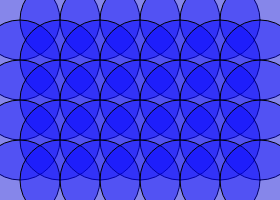
Frame 1 (no input)
Frame 60 (no input): identical to frame 1, image omitted
Frame 120 (the mouse pressed at the canvas centre since frame 60): identical to frame 1, image omitted

The p5.js sketch that drew this single still picture (run headless with seeded random() and noise() and a simulated clock; from frame 60 on, the mouse is pressed at the canvas centre):

// p5.js sketch
// ── sketch.js
// The two loops in this example draw a grid of circles
// The user can change the colour of circles with keyboard
let spacing;
let circleColor;
let circleSize;
let shape;

function setup(){
  createCanvas(280, 200);
  background(220);
  rectMode(CENTER);

  shape = 'circle';
  spacing = width / 7;

  // By default, circles will be blue
  circleColor = color(0, 0, 255, 100);

  // By default circle size will be twice spacing.
  circleSize = spacing * 2;
}

function draw(){
  background(220);
  
  // Fill with the current circle colour, this will
  // change in the keyboard handler below.
  fill(circleColor);

  for(let y = spacing / 2; y < height; y += spacing){
    // Log to the console so we can see how it works
    //console.log("Drawing a row with y = ", y);

    for(let x = spacing / 2; x < width; x += spacing){
      // Log to the console so we can see how it works
      //console.log("Drawing a circle with x = ", x);

      if (shape == 'circle'){
        circle(x, y, circleSize)
      } else {
        square(x, y, circleSize)
      }
    }
  }
}

// When the user presses, r, g, b keys, change circle color
function keyTyped(){
  if (key == 'r'){
    circleColor = color(255, 0, 0, 100);
  } else if (key == 'g'){
    circleColor = color(0, 255, 0, 100);
  } else if (key == 'b'){
    circleColor = color(0, 0, 255, 100);
  } else if (key == '+'){
    circleSize += 1;
  } else if (key == '-'){
    circleSize -= 1;
  } else if (key == 's'){
    shape = 'square';
  } else if (key == 'c'){
    shape = 'circle';
  }
}
